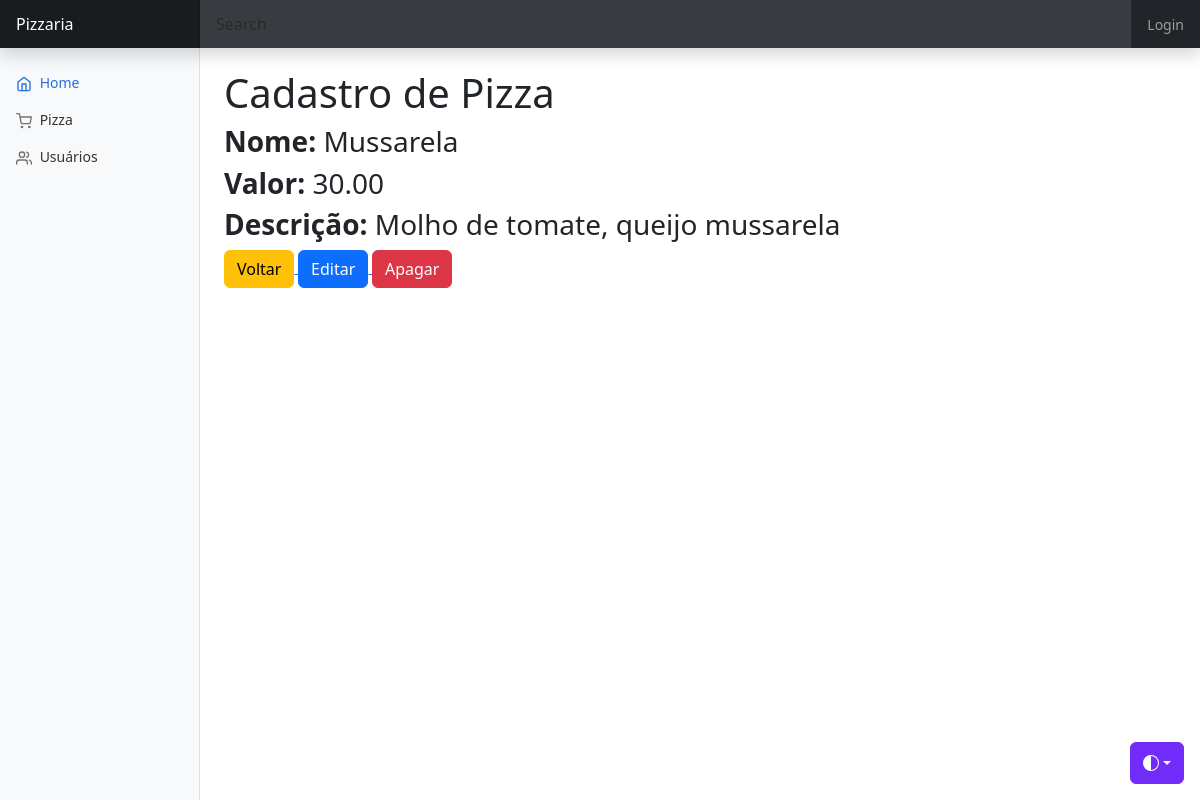
Page /admin/pizza/mostra.php?id=1 on the committed database.
### tables this page shows
CREATE TABLE produtos (
    idprodutos INT NOT NULL AUTO_INCREMENT PRIMARY KEY,
    nome VARCHAR(200) NOT NULL,
    valor DECIMAL(10,2) NOT NULL,
    descricao TEXT NULL,
    ingredientes TEXT NULL
);

### scripts/helpers/func.php (called while the page is built, shortened)
<?php
    function buscaItem($sql, $parametros = []) {
        $stmt = CON->prepare($sql);
        $stmt->execute($parametros);
        return $stmt->fetch(PDO::FETCH_ASSOC);
    }

### admin/pizza/mostra.php (the view, shortened to what this page needs)
<?php
if (!empty($_GET["id"])) {
  $id = $_GET["id"];
} else {
  header("Location: lista.php");
  exit;
}
$sql = "SELECT * FROM produtos WHERE idprodutos = $id";
$produto = buscaItem($sql);
?>
<!doctype html>
<html lang="en" data-bs-theme="auto">
<?php include "../template/head.php" ?>
<body>
  <?php include "../template/navbar.php" ?>
  <div class="container-fluid">
    <div class="row">
      <?php include "../template/sidebar.php" ?>
      <main class="col-md-9 ms-sm-auto col-lg-10 px-md-4">
        <br>
        <div class="row">
          <div class="col">
            <h1>Cadastro de Pizza</h1>
          </div>
        </div>
        <h3><b>Nome: </b><?= $produto["nome"] ?></h3>
        <h3><b>Valor: </b><?= $produto["valor"] ?></h3>
        <h3><b>Descrição: </b><?= $produto["descricao"] ?></h3>
        <form action="delete.php" method="POST">
          <a class="" href="lista.php">
            <button type="button" class="btn btn-warning">Voltar</button>
          </a>
          <a class="" href="editar.php?id=<?= $produto["idprodutos"] ?>">
            <button type="button" class="btn btn-primary">Editar</button>
          </a>
          <button type="submit" class="btn btn-danger">Apagar</button>
        </form>
      </main>
    </div>
  </div>
</body>
</html>

### admin/dashboard.css (style rules this page uses)
body { font-size: .875rem; }

### rows in the picture
produtos: nome "Mussarela", valor "30.00", descricao "Molho de tomate, queijo mussarela"
